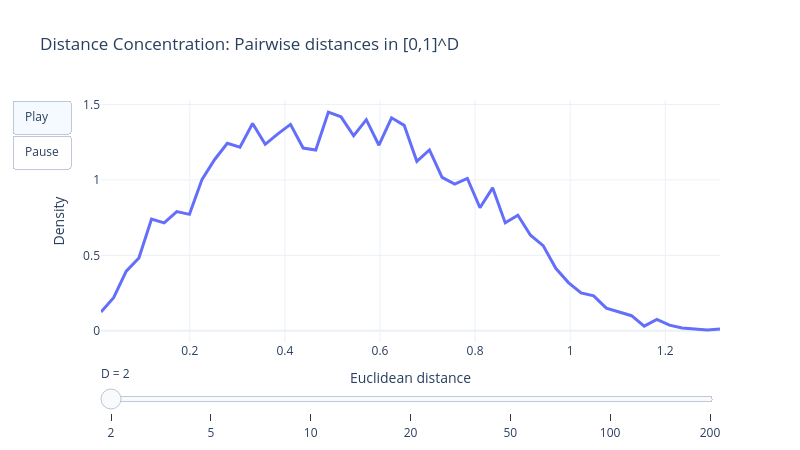

The cell this chart's notebook holds for it:
### Markdown cell above
---
## 3. Problem Statement & Distance Concentration

**The dimensionality reduction problem:**
Find $y_i \in \mathbb{R}^d$ such that local structure is preserved and false Euclidean neighbors are separated.

### Why raw distances are tricky in high dimensions

As $D$ grows, all pairwise distances **concentrate** around the same value.
The "nearest" neighbor is barely closer than a random point -- Euclidean distance becomes meaningless.

**t-SNE's solution:** Abandon global distances. Force every point to have the same
*effective number of neighbors* (perplexity) by adapting a local bandwidth $\sigma_i$.

### Code cell
# -- 3a. Distance Concentration Demo (animated Plotly) --
# Watch how the histogram of pairwise distances narrows as dimensions increase.

def distance_concentration_demo(n=800, dims=(2, 5, 10, 20, 50, 100, 200), seed=0):
    rng = np.random.RandomState(seed)
    frames, base = [], None

    for d in dims:
        Xd = rng.rand(n, d)
        a = rng.randint(0, n, size=6000)
        b = rng.randint(0, n, size=6000)
        dist = np.linalg.norm(Xd[a] - Xd[b], axis=1)
        hist, edges = np.histogram(dist, bins=50, density=True)
        x = 0.5 * (edges[:-1] + edges[1:])
        frames.append(go.Frame(data=[go.Scatter(x=x, y=hist, mode="lines",
                                                 line=dict(width=3))],
                               name=str(d)))
        if base is None:
            base = (x, hist)

    fig = go.Figure(
        data=[go.Scatter(x=base[0], y=base[1], mode="lines", line=dict(width=3))],
        layout=go.Layout(
            title="Distance Concentration: Pairwise distances in [0,1]^D",
            xaxis_title="Euclidean distance", yaxis_title="Density",
            width=800, height=450, template="plotly_white",
            updatemenus=[{
                "type": "buttons", "showactive": True,
                "buttons": [
                    {"label": "Play", "method": "animate",
                     "args": [None, {"frame": {"duration": 800, "redraw": True}}]},
                    {"label": "Pause", "method": "animate",
                     "args": [[None], {"frame": {"duration": 0, "redraw": False}}]},
                ],
            }],
            sliders=[{
                "steps": [{"method": "animate",
                           "args": [[str(d)], {"mode": "immediate",
                                    "frame": {"duration": 0, "redraw": True}}],
                           "label": str(d)} for d in dims],
                "currentvalue": {"prefix": "D = "}
            }],
        ),
        frames=frames
    )
    fig.show()
    print("In low-D, distances spread widely (easy to distinguish near/far).")
    print("In high-D, distances concentrate -> a global threshold fails.")

distance_concentration_demo()

### Figure 1 — Plotly figure (JSON) as saved in the notebook; plotly's stock layout.template omitted (floating-point values rounded to 4 significant figures)
{"data": [{"line": {"width": 3}, "mode": "lines", "x": [0.01328, 0.03985, 0.06642, 0.09299, 0.1196, 0.1461, 0.1727, 0.1993, 0.2258, 0.2524, 0.279, 0.3055, 0.3321, 0.3587, 0.3852, 0.4118, 0.4384, 0.4649, 0.4915, 0.5181, 0.5446, 0.5712, 0.5978, 0.6244, 0.6509, 0.6775, 0.7041, 0.7306, 0.7572, 0.7838, 0.8103, 0.8369, 0.8635, 0.89, 0.9166, 0.9432, 0.9697, 0.9963, 1.023, 1.049, 1.076, 1.103, 1.129, 1.156, 1.182, 1.209, 1.235, 1.262, 1.289, 1.315], "y": [0.1255, 0.2196, 0.3952, 0.483, 0.7402, 0.7151, 0.7904, 0.7716, 1.004, 1.135, 1.242, 1.217, 1.374, 1.236, 1.305, 1.368, 1.211, 1.198, 1.449, 1.418, 1.292, 1.399, 1.23, 1.411, 1.361, 1.123, 1.198, 1.016, 0.9723, 1.01, 0.8155, 0.9473, 0.7151, 0.7653, 0.6336, 0.5646, 0.414, 0.3199, 0.2509, 0.2321, 0.1506, 0.1255, 0.1004, 0.03137, 0.07528, 0.03764, 0.01882, 0.01255, 0.006273, 0.01255], "type": "scatter"}], "layout": {"height": 450, "sliders": [{"currentvalue": {"prefix": "D = "}, "steps": [{"args": [["2"], {"mode": "immediate", "frame": {"duration": 0, "redraw": true}}], "label": "2", "method": "animate"}, {"args": [["5"], {"mode": "immediate", "frame": {"duration": 0, "redraw": true}}], "label": "5", "method": "animate"}, {"args": [["10"], {"mode": "immediate", "frame": {"duration": 0, "redraw": true}}], "label": "10", "method": "animate"}, {"args": [["20"], {"mode": "immediate", "frame": {"duration": 0, "redraw": true}}], "label": "20", "method": "animate"}, {"args": [["50"], {"mode": "immediate", "frame": {"duration": 0, "redraw": true}}], "label": "50", "method": "animate"}, {"args": [["100"], {"mode": "immediate", "frame": {"duration": 0, "redraw": true}}], "label": "100", "method": "animate"}, {"args": [["200"], {"mode": "immediate", "frame": {"duration": 0, "redraw": true}}], "label": "200", "method": "animate"}]}], "title": {"text": "Distance Concentration: Pairwise distances in [0,1]^D"}, "updatemenus": [{"buttons": [{"args": [null, {"frame": {"duration": 800, "redraw": true}}], "label": "Play", "method": "animate"}, {"args": [[null], {"frame": {"duration": 0, "redraw": false}}], "label": "Pause", "method": "animate"}], "showactive": true, "type": "buttons"}], "width": 800, "xaxis": {"title": {"text": "Euclidean distance"}}, "yaxis": {"title": {"text": "Density"}}}}
